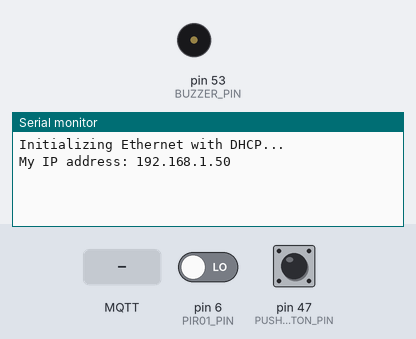
A sketch run on a simulated Arduino Mega 2560, built with avr-gcc and run on an emulated ATmega2560. Shown: buzzer (waves = sounding, pin HIGH), the last lines printed to the serial monitor. Inputs (shaded band) come from the test bench; at power-on: pin 6 (PIR01_PIN) LOW, pin 47 (PUSHBUTTON_PIN) LOW. WiFi joins after 1.5 s; servers stay silent unless stated; no MQTT or app messages arrive unless stated; pins used as bus, display or sensor lines are not drawn.

Above: at 2.7 s.
2.8 s: pin 6 (PIR01_PIN) driven HIGH
At 4.1 s:
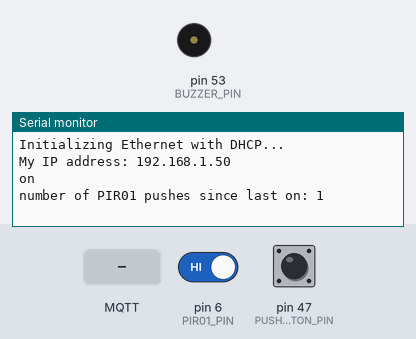
4.5 s: pin 47 (PUSHBUTTON_PIN) pulled HIGH for 0.6 s
At 6.7 s:
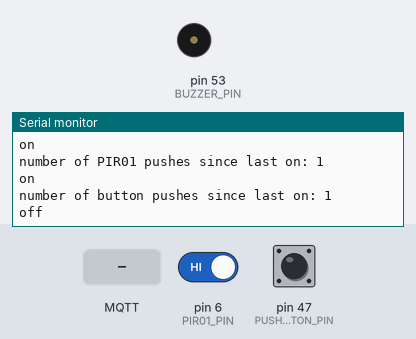
7.0 s: MQTT message "1" arrives on the first subscribed topic
At 7.9 s:
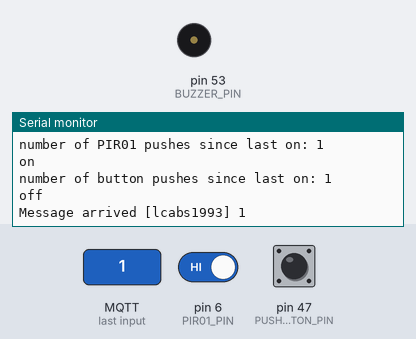
8.5 s: MQTT message "on" arrives on the first subscribed topic
At 9.1 s:
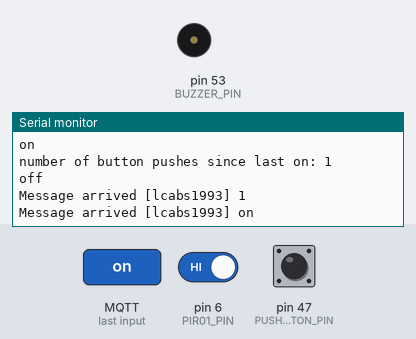
10.0 s: MQTT message "off" arrives on the first subscribed topic
At 11.5 s:
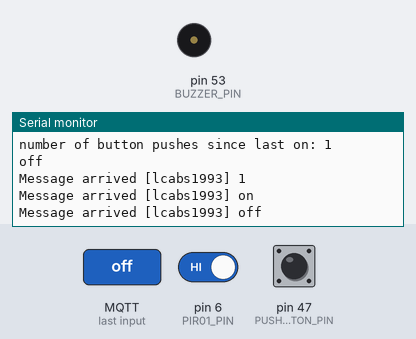

The sketch:

HomeAutomation_main.ino
```cpp
#include <SPI.h>
#include <stdlib.h>
#include <Ethernet.h>
#include <PubSubClient.h>
//#include <dht.h>

//dht DHT;

#define CLIENT_ID "Arduino"
#define BUZZER_PIN 53
#define LED_PIN 51
//#define DHT11_PIN 49
#define PUSHBUTTON_PIN 47
#define PIR01_VCC 7
#define PIR01_PIN 6
#define PIR01_GND 5

//int lasttemp = 11;              //initialize variable for last temperature
//int lasthumi = 10;              //initialize variable for last humidity
//int temp = 1;
//int humi = 2;
long lastReconnectAttempt = 0;
const int  buttonPin = PUSHBUTTON_PIN;    // the pin that the pushbutton is attached to
int buttonPushCounter = 0;   // counter for the number of button presses
int buttonState = 0;         // current state of the button
int lastButtonState = 0;     // previous state of the button

const int  PIR01Pin = PIR01_PIN;    // the pin that the pushbutton is attached to
int PIR01Counter = 0;   // counter for the number of button presses
int PIR01State = 0;         // current state of the button
int lastPIR01State = 0;     // previous state of the button
///////////////////////////////////////////////////////////////////////DEFINES/////////

// Function prototypes
void callback(char* topic, byte* payload, unsigned int length);
void setupBuzzer(int pin);
void subscribeToAll();
//void readDHT11();
void setupPushbutton(int pin);
void pubPushbutton();
void pubPIR01();
boolean reconnect();

byte mac[] = {
  0x00, 0xAA, 0xBB, 0xCC, 0xDE, 0x02
};
IPAddress ip(192, 168, 0, 105);

// Ethernet and MQTT related objects
EthernetClient ethClient;
PubSubClient mqttClient;

void callback(char* topic, byte* payload, unsigned int length) {
  Serial.print("Message arrived [");
  Serial.print(topic);
  Serial.print("] ");
  for (int i=0;i<length;i++) {
    Serial.print((char)payload[i]);
  }
  Serial.println();
  }

void setupLED(){
  int pin;
  pinMode(pin, OUTPUT);
}

////////////////////////////////////////////////////////////////////////////////SETUP/////
void setup() {
      Serial.begin(9600); // Start serial port
      pinMode(PIR01_VCC,OUTPUT);
      pinMode(PIR01_GND,OUTPUT);
      digitalWrite(PIR01_VCC,HIGH);
      digitalWrite(PIR01_GND,LOW);
      pinMode(PIR01_PIN,INPUT);
      lastReconnectAttempt = 0;
////////////////////////////////////////////
 mqttClient.setClient(ethClient);
 mqttClient.setServer("broker.hivemq.com",1883);
 mqttClient.setCallback(callback);
////////////////////////////////////////////
  // start the Ethernet connection:
  Serial.println("Initializing Ethernet with DHCP...");
  if (Ethernet.begin(mac) == 0) {
    Serial.println("Failed to configure Ethernet using DHCP");
    if (Ethernet.hardwareStatus() == EthernetNoHardware) {
      Serial.println("Ethernet shield was not found.  Sorry, can't run without hardware. :(");
    } else if (Ethernet.linkStatus() == LinkOFF) {
      Serial.println("Ethernet cable is not connected.");
    }
    // no point in carrying on, so do nothing forevermore:
    while (true) {
      delay(1);
    }
  }
  // print your local IP address:
  Serial.print("My IP address: ");
  Serial.println(Ethernet.localIP());
///////////////////////////////////////////////
setupBuzzer(BUZZER_PIN);
setupLED();
subscribeToAll();

}
/////////////////////////////////////////////////////////////////////////////////LOOP/////

void loop() {
mqttClient.loop();
//readDHT11();
pubPushbutton(); //TODO: se mudou, printa nova timestamp
pubPIR01();

//atualizaOLED(); //TODO: atualiza OLED com novos valores
delay(500);
  if (!mqttClient.connected()) {
    long now = millis();
    if (now - lastReconnectAttempt > 5000) {
      lastReconnectAttempt = now;
      // Attempt to reconnect
      if (reconnect()) {
        mqttClient.publish("lcabs1993/arduino","Reconnected!");
        lastReconnectAttempt = 0;
      }
    }
  } else {
    mqttClient.loop();      // Client connected
  }
}

/*void readDHT11(){
  int dht[2] ;
  int chk = DHT.read11(DHT11_PIN);  //reads DHT11
  temp = DHT.temperature;     // reads current state
  humi = DHT.humidity;
  if (temp == lasttemp){
    } else {
  char msgbuffer[10];         //initializes a message buffer
  mqttClient.publish("lcabs1993/arduino/dht11/temp",itoa(temp, msgbuffer, 10));   //publishes DHT11 data to hiveMQ
  Serial.print("Temp: ");     //prints to serial
  Serial.println(temp);
  Serial.print("Last Temp: ");     //prints to serial
  Serial.println(lasttemp);
      }
  if (humi == lasthumi){
    } else {
  char msgbuffer[10];         //initializes a message buffer
  mqttClient.publish("lcabs1993/arduino/dht11/humidade",itoa(humi, msgbuffer, 10));
//  Serial.print("Humi: ");
//  Serial.println(humi);
    }
  lasttemp = temp;
  lasthumi = humi;
}

*/

void setupBuzzer(int pin){
  pinMode(pin, OUTPUT);
}

void pubPushbutton(){
  // read the pushbutton input pin:
  buttonState = digitalRead(buttonPin);
  // compare the buttonState to its previous state
  if (buttonState != lastButtonState) {
    // if the state has changed, increment the counter
    if (buttonState == HIGH) {
      // if the current state is HIGH then the button went from off to on:
      buttonPushCounter++;
      Serial.println("on");
      mqttClient.publish("lcabs1993/arduino","on");
      Serial.print("number of button pushes since last on: ");
      Serial.println(buttonPushCounter);
    } else {
      // if the current state is LOW then the button went from on to off:
      Serial.println("off");
      mqttClient.publish("lcabs1993/arduino","off");
    }

  }
    lastButtonState = buttonState;
}

void pubPIR01(){
    // read the pushbutton input pin:
  PIR01State = digitalRead(PIR01_PIN);
  // compare the buttonState to its previous state
  if (PIR01State != lastPIR01State) {
    // if the state has changed, increment the counter
    if (PIR01State == HIGH) {
      // if the current state is HIGH then the button went from off to on:
      PIR01Counter++;
      Serial.println("on");
      mqttClient.publish("lcabs1993/arduino/PIR01","on");
      Serial.print("number of PIR01 pushes since last on: ");
      Serial.println(PIR01Counter);
    } else {
      // if the current state is LOW then the button went from on to off:
      Serial.println("off");
      mqttClient.publish("lcabs1993/arduino/PIR01","off");
    }
  }
    lastPIR01State = PIR01State;
  }


boolean reconnect() {
  if (mqttClient.connect(CLIENT_ID)) {
    mqttClient.publish("lcabs1993/arduino","Hello world!");     // Once connected, publish an announcement...
    subscribeToAll();                                           // ... and subscribe
  }
  return mqttClient.connected();
}

void subscribeToAll(){
 mqttClient.subscribe("lcabs1993");
 mqttClient.subscribe("lcabs1993/arduino");
 mqttClient.subscribe("lcabs1993/arduino/buzzer");
 mqttClient.subscribe("lcabs1993/arduino/led");
 mqttClient.subscribe("lcabs1993/arduino/dht11/temp");
 mqttClient.subscribe("lcabs1993/arduino/dht11/humidade");
 mqttClient.subscribe("lcabs1993/arduino/PIR01");
}
```

Measured:
- after the input at 2.8 s, the serial monitor: prints a new line after 0.21 s (image 1)
- after the input at 4.5 s, the serial monitor: prints a new line at once (image 2)
- after the input at 7.0 s, the serial monitor: prints a new line after 0.07 s (image 3)
- after the input at 8.5 s, the serial monitor: prints a new line after 0.07 s (image 4)
- after the input at 10.0 s, the serial monitor: prints a new line after 0.07 s (image 5)
